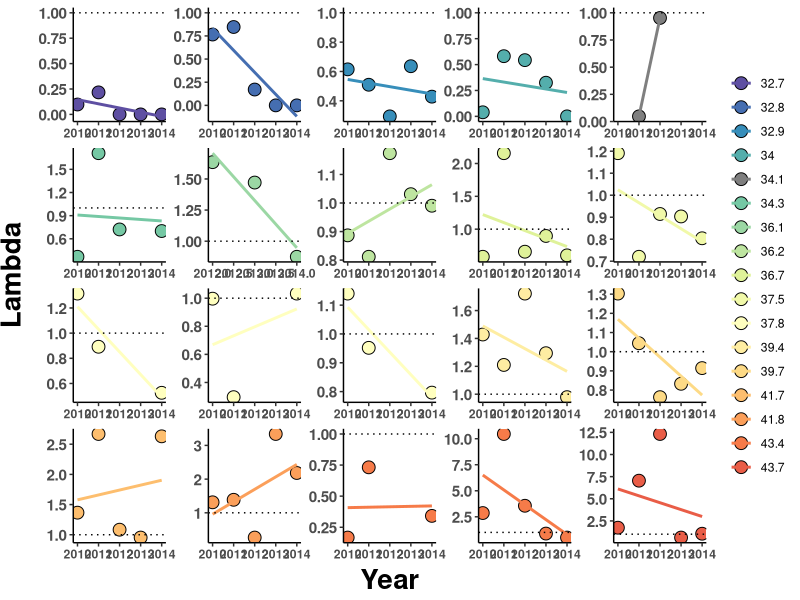

Write R code to recreate this figure. (Note: this script raises an error after producing the figure.)
#### PROJECT: Evolutionary rescue of Mimulus cardinalis populations during extreme drought
#### PURPOSE OF THIS SCRIPT: Produce demography graphs for publication
#### AUTHOR: Amy Angert & Daniel Anstett
#### DATE LAST MODIFIED: 20240627


#*******************************************************************************
#### 0. Clean workspace and load required packages
#*******************************************************************************

# Remove objects and clear workspace
rm(list = ls(all=TRUE))

# Make vector of packages needed
packages_needed <- c("tidyverse", "RColorBrewer","cowplot")

# Install packages needed (if not already installed)
for (i in 1:length(packages_needed)){
  if(!(packages_needed[i] %in% installed.packages())){install.packages(packages_needed[i])}
}

# Load packages needed
for (i in 1:length(packages_needed)){
  library(packages_needed[i], character.only = TRUE)
}


#*******************************************************************************
### 1. Read in lambda estimates for each site and year 
#*******************************************************************************
dat <- read.csv("data/demography data/siteYear.lambda_2010-2019.csv") %>% 
  mutate(Site.Name=paste(Latitude,Site, sep = "_")) 

# add color ramp column
color <- read_csv("data/genomic_data/pop_meta_data.csv") %>% 
  dplyr::select(Site, Lat.Color) %>% 
  unique()

dat <- left_join(dat, color)

dat_pre <- dat %>% filter(Year<2012)
dat_drought <- dat %>% filter(between(Year,2012,2014))
dat_recovery <- dat %>% filter(between(Year,2015,2017))
dat_post <- dat %>% filter(Year>2017)
dat_decline <- dat %>% filter(Year<2015)

#*******************************************************************************
### 1. Visualize declines over time for all sites (Fig S1)
#*******************************************************************************

#Decline only
ggplot(dat_decline, aes(x=Year, y=lambda)) +
  geom_point(aes(fill=as.factor(round(Latitude, 1))), shape=21, size=4) +
  geom_smooth(method=lm, se=FALSE, aes(color=as.factor(round(Latitude, 1)))) + 
  scale_color_manual(values=rev(unique(dat_decline$Lat.Color)), aesthetics = c("color", "fill")) +
  scale_y_continuous(name="Lambda")+ scale_x_continuous(name="Year")+
  geom_hline(yintercept=1, linetype="dotted") +
  facet_wrap(~Site.Name, scale="free") + theme_classic() + theme(
    #facet_wrap(~Site.Lat, scale="free") + theme_classic() + theme(
    axis.text.x = element_text(face="bold"),
    axis.text.y = element_text(size=11,face="bold"),
    axis.title.x = element_text(color="black", size=20, vjust = 0.5, face="bold"),
    axis.title.y = element_text(color="black", size=20,vjust = 2, face="bold",hjust=0.5)) + theme(strip.background = element_blank(), strip.text.x = element_blank(), legend.title = element_blank())

ggsave("Graphs/Demography/01_decline.pdf",width=14, height = 8, units = "in")


#*******************************************************************************
### 3. Visualize estimates over time for all sites (Fig S9)
#*******************************************************************************

#Decline & Recovery
ggplot(dat, aes(x=Year, y=lambda)) +
  geom_point(data=filter(dat, Year<2012), col="grey") +
  geom_point(data=filter(dat, between(Year,2012,2014)), col="red") +
  geom_point(data=filter(dat, between(Year,2015,2017)), col="blue") +
  geom_point(data=filter(dat, Year>2017), col="grey") +
  scale_y_continuous(name="Lambda")+ scale_x_continuous(name="Year")+
  geom_hline(yintercept=1, linetype="dotted") +
  facet_wrap(~Site.Name, scale="free") + theme_classic() + theme(
  #facet_wrap(~Site.Lat, scale="free") + theme_classic() + theme(
    axis.text.x = element_text(face="bold"),
    axis.text.y = element_text(size=11,face="bold"),
    axis.title.x = element_text(color="black", size=20, vjust = 0.5, face="bold"),
    axis.title.y = element_text(color="black", size=20,vjust = 2, face="bold",hjust=0.5))
#+
#theme(strip.background = element_blank(), strip.text.x = element_blank(),
#     legend.title = element_blank())

ggsave("Graphs/Demography/01_decline_recovery.pdf",width=14, height = 8, units = "in")


#*******************************************************************************
### 4. Visualize estimates over time for select sites
#*******************************************************************************

#Kitchen creek
dat_kitchen <- dat %>% filter(Paper_ID==15)
plot_1 <- ggplot(dat_kitchen, aes(x=Year, y=lambda)) + geom_point(size=2) +
  geom_smooth(data=filter(dat_kitchen, Year<2015), method="lm", se=FALSE, col="red") +
  geom_smooth(data=filter(dat_kitchen, Year>2014), method="lm", se=FALSE, col="blue") +
  scale_y_continuous(name="Lambda")+ scale_x_continuous(name="")+
  geom_hline(yintercept=1, linetype="dotted") + theme_classic() + theme(
    #facet_wrap(~Site.Lat, scale="free") + theme_classic() + theme(
    axis.text.x = element_text(size=18,face="bold"),
    axis.text.y = element_text(size=18,face="bold"),
    axis.title.x = element_text(color="black", size=20, vjust = 0.5, face="bold"),
    axis.title.y = element_text(color="black", size=22,vjust = 2, face="bold",hjust=0.5))
ggsave("Graphs/Demography/sites/01_kitchen.pdf",width=6, height = 4, units = "in")

#Wawona
dat_Wawona <- dat %>% filter(Paper_ID==5)
plot_2 <- ggplot(dat_Wawona, aes(x=Year, y=lambda)) + geom_point(size=2) +
  geom_smooth(data=filter(dat_Wawona, Year<2015), method="lm", se=FALSE, col="red") +
  geom_smooth(data=filter(dat_Wawona, Year>2014), method="lm", se=FALSE, col="blue") +
  scale_y_continuous(name="Lambda")+ scale_x_continuous(name="")+
  geom_hline(yintercept=1, linetype="dotted") + theme_classic() + theme(
    #facet_wrap(~Site.Lat, scale="free") + theme_classic() + theme(
    axis.text.x = element_text(size=18,face="bold"),
    axis.text.y = element_text(size=18,face="bold"),
    axis.title.x = element_text(color="black", size=20, vjust = 0.5, face="bold"),
    axis.title.y = element_text(color="black", size=22,vjust = 2, face="bold",hjust=0.5))
ggsave("Graphs/Demography/sites/02_wawona.pdf",width=6, height = 4, units = "in")

#Little Jamison
dat_little <- dat %>% filter(Paper_ID==7)
plot_3 <- ggplot(dat_little, aes(x=Year, y=lambda)) + geom_point(size=2) +
  geom_smooth(data=filter(dat_little, Year<2015), method="lm", se=FALSE, col="red") +
  geom_smooth(data=filter(dat_little, Year>2014), method="lm", se=FALSE, col="blue") +
  scale_y_continuous(name="Lambda")+ scale_x_continuous(name="")+
  geom_hline(yintercept=1, linetype="dotted") + theme_classic() + theme(
    #facet_wrap(~Site.Lat, scale="free") + theme_classic() + theme(
    axis.text.x = element_text(size=18,face="bold"),
    axis.text.y = element_text(size=18,face="bold"),
    axis.title.x = element_text(color="black", size=20, vjust = 0.5, face="bold"),
    axis.title.y = element_text(color="black", size=22,vjust = 2, face="bold",hjust=0.5))
ggsave("Graphs/Demography/sites/03_little_jamison.pdf",width=6, height = 4, units = "in")

#Coast Fork of Willamette
dat_coast <- dat %>% filter(Paper_ID==55)
plot_4 <- ggplot(dat_coast, aes(x=Year, y=lambda)) + geom_point(size=2) +
  geom_smooth(data=filter(dat_coast, Year<2015), method="lm", se=FALSE, col="red") +
  geom_smooth(data=filter(dat_coast, Year>2014), method="lm", se=FALSE, col="blue") +
  scale_y_continuous(name="Lambda")+ scale_x_continuous(name="")+
  geom_hline(yintercept=1, linetype="dotted") + theme_classic() + theme(
    #facet_wrap(~Site.Lat, scale="free") + theme_classic() + theme(
    axis.text.x = element_text(size=18,face="bold"),
    axis.text.y = element_text(size=18,face="bold"),
    axis.title.x = element_text(color="black", size=20, vjust = 0.5, face="bold"),
    axis.title.y = element_text(color="black", size=22,vjust = 2, face="bold",hjust=0.5))
ggsave("Graphs/Demography/sites/04_coast_fork.pdf",width=6, height = 4, units = "in")


#*******************************************************************************
### 5. Visualize decline over time for select sites (Fig 1D)
#*******************************************************************************

#Little Jamison
dat_little <- dat %>% filter(Paper_ID==7) %>% filter(Year<2015)
plot_3 <- ggplot(dat_little, aes(x=Year, y=lambda)) + geom_point(size=4,shape=21,fill="#9BD7A4") +
  geom_smooth(data=filter(dat_little, Year<2015), method="lm", se=FALSE, col="#9BD7A4",size=1.5) +
  #geom_smooth(data=filter(dat_little, Year>2014), method="lm", se=FALSE, col="blue") +
  scale_y_continuous(name="Lambda")+ scale_x_continuous(name="")+
  geom_hline(yintercept=1, linetype="dotted",size=0.8) + theme_classic() + theme(
    #facet_wrap(~Site.Lat, scale="free") + theme_classic() + theme(
    axis.text.x = element_text(size=18,face="bold"),
    axis.text.y = element_text(size=18,face="bold"),
    axis.title.x = element_text(color="black", size=20, vjust = 0.5, face="bold"),
    axis.title.y = element_text(color="black", size=22,vjust = 2, face="bold",hjust=0.5))
plot_3
ggsave("Graphs/Demography/sites/05_little_jamison.pdf",width=5, height = 4, units = "in")
